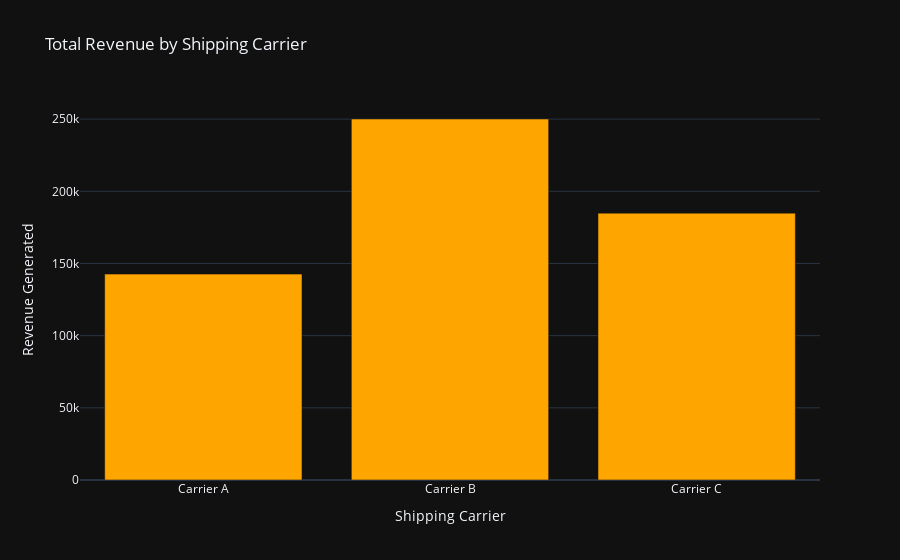

Here is the notebook cell this chart was saved with:
### Markdown cell above
## Total Revenue By Shipping Carrier

### Code cell
total_revenue = data.groupby('Shipping carriers')['Revenue generated'].sum().reset_index()
colors = [ 'orange','white','green']
fig = go.Figure()
fig.add_trace(go.Bar(x=total_revenue['Shipping carriers'], 
                     y=total_revenue['Revenue generated']))
fig.update_layout(title='Total Revenue by Shipping Carrier', 
                  xaxis_title='Shipping Carrier', 
                  yaxis_title='Revenue Generated')
fig.update_traces(marker_color='orange')
fig.show()

### Figure 1 — Plotly figure (JSON) as saved in the notebook; plotly's stock layout.template omitted (floating-point values rounded to 4 significant figures)
{"data": [{"marker": {"color": "orange"}, "type": "bar", "x": ["Carrier A", "Carrier B", "Carrier C"], "y": [142600.0, 250100.0, 184900.0]}], "layout": {"title": {"text": "Total Revenue by Shipping Carrier"}, "xaxis": {"title": {"text": "Shipping Carrier"}}, "yaxis": {"title": {"text": "Revenue Generated"}}}}
